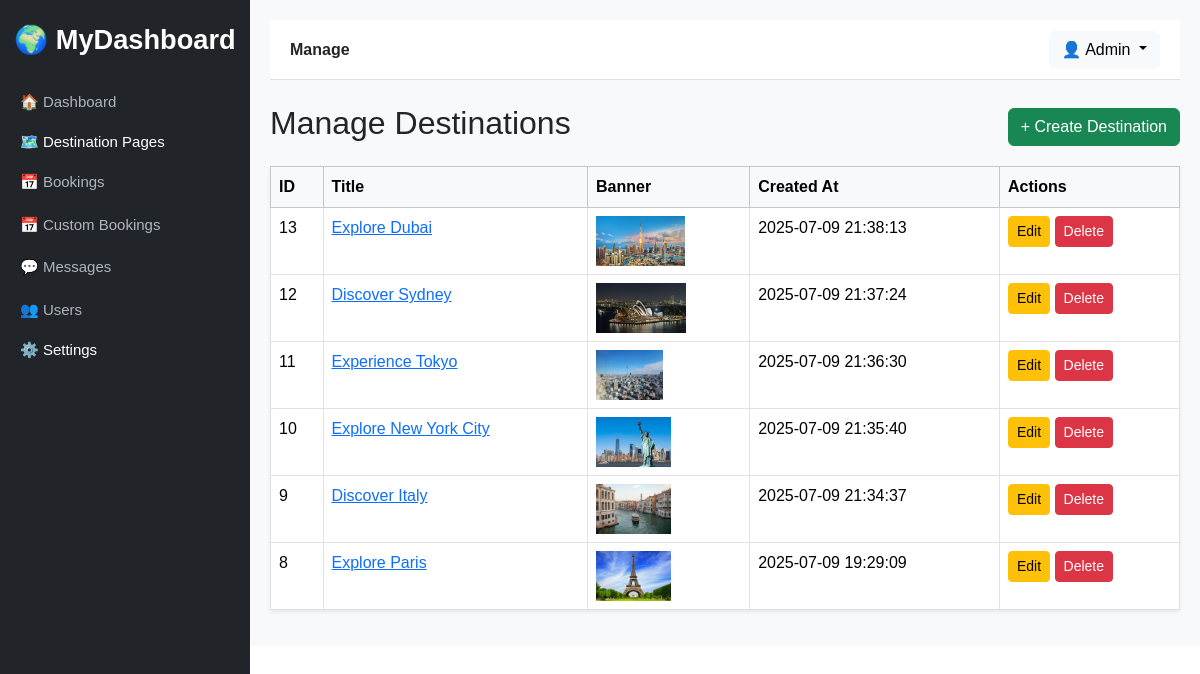
The app's page /admin/destinations/manage (signed in) with its own data.
### tables this page shows
CREATE TABLE IF NOT EXISTS `destinations` (
  `id` int NOT NULL AUTO_INCREMENT,
  `slug` varchar(255) NOT NULL,
  `title` varchar(255) NOT NULL,
  `description` text NOT NULL,
  `second_title` varchar(255) DEFAULT NULL,
  `second_description` text,
  `features` blob NOT NULL,
  `banner_image` varchar(255) DEFAULT NULL,
  `background_image` varchar(255) DEFAULT NULL,
  `duration` int NOT NULL,
  `price` decimal(10,2) NOT NULL,
  `created_at` timestamp NULL DEFAULT CURRENT_TIMESTAMP,
  PRIMARY KEY (`id`),
  UNIQUE KEY `slug` (`slug`),
  UNIQUE KEY `slug_2` (`slug`),
  UNIQUE KEY `slug_3` (`slug`),
  UNIQUE KEY `slug_4` (`slug`),
  UNIQUE KEY `slug_5` (`slug`),
  UNIQUE KEY `slug_6` (`slug`),
  UNIQUE KEY `slug_7` (`slug`),
  UNIQUE KEY `slug_8` (`slug`)
);

### index.php (called while the page is built, shortened)
<?php
$request = strtok($_GET['page'] ?? 'home', '?');
$path = "pages/$request.php";
$layout = 'layouts/main.php';
if (preg_match('/^admin\//', $request)) {
    $layout = 'layouts/admin.php';
} elseif (preg_match('/^user\//', $request)) {
    require_once 'includes/auth_user.php';
    $layout = 'layouts/admin.php';
} elseif (in_array($request, ['login', 'register'])) {
    require_once $path;
    exit;
}
require_once $layout;

### pages/admin/destinations/manage.php (the view, shortened to what this page needs)
<?php
require_once 'config/db.php';
$result = $conn->query('SELECT * FROM destinations ORDER BY id DESC');
?>
<div class="d-flex justify-content-between align-items-center mb-3">
    <h2>Manage Destinations</h2>
    <a href="<?= $base ?>/admin/destinations/create" class="btn btn-success">+ Create Destination</a>
</div>
<table class="table table-bordered table-hover bg-white shadow-sm">
    <thead class="table-light">
        <tr>
            <th>ID</th>
            <th>Title</th>
            <th>Banner</th>
            <th>Created At</th>
            <th width="180">Actions</th>
        </tr>
    </thead>
    <tbody>
        <?php while ($row = $result->fetch_assoc()): ?>
            <tr>
                <td><?= $row['id'] ?></td>
                <td><a href="<?= $base . '/destination/' . $row['slug'] ?>"><?= htmlspecialchars($row['title']) ?></a></td>
                <td><img src="<?= $base . $row['background_image'] ?>" alt="Banner" height="50"></td>
                <td><?= $row['created_at'] ?></td>
                <td>
                    <a href="<?= $base ?>/admin/destinations/edit?id=<?= $row['id'] ?>"
                        class="btn btn-sm btn-warning">Edit</a>
                    <button type="button" class="btn btn-sm btn-danger"
                        data-bs-toggle="modal"
                        data-bs-target="#deleteModal"
                        data-id="<?= $row['id'] ?>"
                        data-title="<?= htmlspecialchars($row['title']) ?>">
                        Delete
                    </button>
                </td>
            </tr>
        <?php endwhile; ?>
    </tbody>
</table>

### layouts/admin.php (style rules this page uses)
body { font-family: 'Poppins', sans-serif; }

### records on screen
destinations: id "13", title "Explore Dubai", background_image (picture), created_at "2025-07-09 21:38:13"
destinations: id "12", title "Discover Sydney", background_image (picture), created_at "2025-07-09 21:37:24"
destinations: id "11", title "Experience Tokyo", background_image (picture), created_at "2025-07-09 21:36:30"
destinations: id "10", title "Explore New York City", background_image (picture), created_at "2025-07-09 21:35:40"
destinations: id "9", title "Discover Italy", background_image (picture), created_at "2025-07-09 21:34:37"
destinations: id "8", title "Explore Paris", background_image (picture), created_at "2025-07-09 19:29:09"

### other values on screen
$pageTitle "Manage"
$_SESSION['user']['name'] "Admin"
